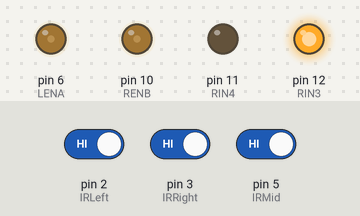
Recording of a sketch running on a simulated Arduino Uno, built with avr-gcc and run on an emulated ATmega328P. Shown: output pins drawn as LEDs (lit = HIGH). Inputs (shaded band) come from the test bench; at power-on: pin 2 (IRLeft) HIGH, pin 3 (IRRight) HIGH, pin 5 (IRMid) HIGH. Pins used as bus, display or sensor lines are not drawn.

Above: at 1.2 s.
1.3 s: pin 2 (IRLeft) driven LOW
At 1.7 s:
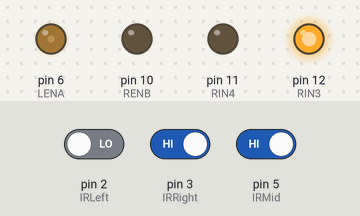
2.8 s: pin 3 (IRRight) driven LOW
At 4.0 s:
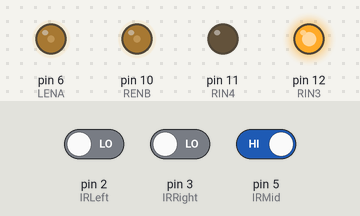
4.3 s: pin 2 (IRLeft) driven HIGH
At 5.2 s:
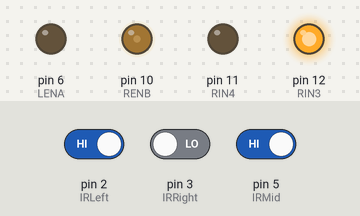
5.8 s: pin 3 (IRRight) driven HIGH
At 6.3 s:
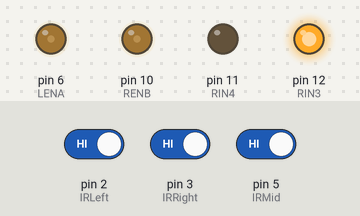
7.3 s: pin 5 (IRMid) driven LOW
At 8.6 s:
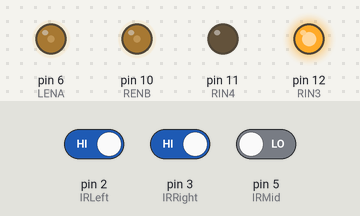
Timing chart, 0 to 9.8 s (numbered marks = the images above; inputs shaded):
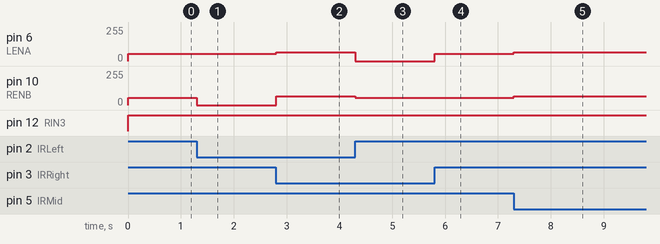

Measured:
- after the input at 1.3 s, pin 10 (RENB): 55/255 → 0/255 at once
- after the input at 2.8 s, pin 6 (LENA): 55/255 → 65/255 at once; pin 10 (RENB): 0/255 → 65/255 at once
- after the input at 4.3 s, pin 6 (LENA): 65/255 → 0/255 at once; pin 10 (RENB): 65/255 → 55/255 at once
- after the input at 5.8 s, pin 6 (LENA): 0/255 → 55/255 at once
- after the input at 7.3 s, pin 6 (LENA), pin 10 (RENB): 55/255 → 65/255 at once

The sketch:

Line_Follower__3_sensor.ino
```cpp
#define IRMid 5
#define IRLeft 2
#define IRRight 3

#define LENA 6
#define LIN1 8
#define LIN2 9


#define RENB 10
#define RIN3 12
#define RIN4 11


void setup() {
// put your setup code here, to run once: pinMode(IRMidR,INPUT); pinMode(IRLeft,INPUT); pinMode(IRRight,INPUT); pinMode(IRMidL,INPUT);

pinMode(IRMid,INPUT);
pinMode(IRLeft,INPUT);
pinMode(IRRight,INPUT);

pinMode(LIN1,OUTPUT);
pinMode(LIN2,OUTPUT);
pinMode(RIN3,OUTPUT);
pinMode(RIN4,OUTPUT);
pinMode(LENA, OUTPUT);
pinMode(RENB, OUTPUT);


}


void forward(){

  analogWrite(LENA, 65);
  analogWrite(RENB, 65);

  digitalWrite(LIN1, LOW);
  digitalWrite(LIN2, HIGH);
  digitalWrite(RIN3, HIGH);
  digitalWrite(RIN4, LOW);
  }

void right(){

  analogWrite(LENA, 0);
  analogWrite(RENB, 55);

  digitalWrite(LIN1, LOW);
  digitalWrite(LIN2, HIGH);
  digitalWrite(RIN3, HIGH);
  digitalWrite(RIN4, LOW);
  }

void left(){

  analogWrite(LENA, 55);
  analogWrite(RENB, 0);


  digitalWrite(LIN1, LOW);
  digitalWrite(LIN2, HIGH);
  digitalWrite(RIN3, HIGH);
  digitalWrite(RIN4, LOW);
  }

void turn(){

  analogWrite(LENA, 55);
  analogWrite(RENB, 55);


  digitalWrite(LIN1, HIGH);
  digitalWrite(LIN2, LOW);
  digitalWrite(RIN3, HIGH);
  digitalWrite(RIN4, LOW);

  }


void loop() {
  // put your main code here, to run repeatedly:
/*
    forward();
    delay(2000);

    left();
    delay(2000);

    right();
    delay(2000);

    turn();
    delay(2000);

  */

  if( ( digitalRead(IRLeft) == 0 && digitalRead(IRMid)==0 && digitalRead(IRRight)==0 ) ){

    left();   //JUNCTION

    }


  if( ( digitalRead(IRLeft) == 0 && digitalRead(IRMid)==0 && digitalRead(IRRight)==1 ) ){

    left();

    }


  if( ( digitalRead(IRLeft) == 0 && digitalRead(IRMid)==1 && digitalRead(IRRight)==0 ) ){

    forward();

    }


  if( ( digitalRead(IRLeft) == 1 && digitalRead(IRMid)==0 && digitalRead(IRRight)==0 ) ){

    right();

    }


  if( ( digitalRead(IRLeft) == 0 && digitalRead(IRMid)==1 && digitalRead(IRRight)==1 ) ){

    left();

    }


  if( ( digitalRead(IRLeft) == 1 && digitalRead(IRMid)==1 && digitalRead(IRRight)==1 ) ){

    turn();

    }


  if( ( digitalRead(IRLeft) == 1 && digitalRead(IRMid)==1 && digitalRead(IRRight)==0 ) ){

    right();

    }


  if( ( digitalRead(IRLeft) == 1 && digitalRead(IRMid)==0 && digitalRead(IRRight)==1 ) ){

    forward();

    }


}
```
